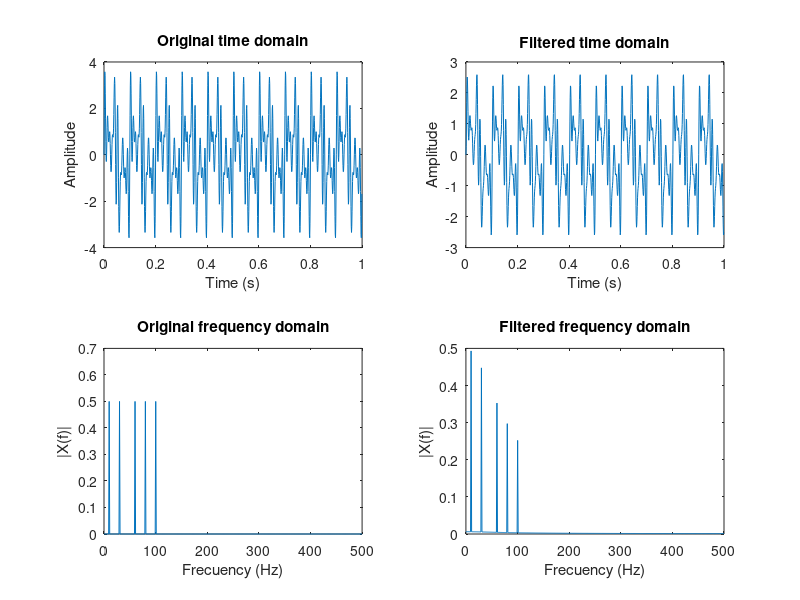

The MATLAB source for this figure:
% Algorithm for a digital filter from the 60Hz cut off frequency low pass
% filter.

% H(z) = (0.3815*z + 0.3815)/(2.3815*z + 1.685);

% Signal:
fs = 1000;
t = 0:1/fs:1-1/fs;
fn = [10,30,60,80,100];
x = 0*t;
for i = 1:length(fn), x = x + sin(2*pi*fn(i)*t); end

% Filtered signal:
y = 0*t;
y(1) = x(1)*0.3815/2.3815;
for n = 2:length(x)
    y(n) = (y(n-1)*1.6185 + x(n)*0.3815 + x(n-1)*0.3815)/2.3815;
end

% FFT:
X = fft(x);
Y = fft(y);
Ie = floor(length(Y)/2);
f = (0:Ie-1)*((fs/2)/(Ie-1));

figure
    subplot(2,2,1)
        plot(t,x)
        xlabel('Time (s)');
        ylabel('Amplitude');
        title('Original time domain')
    subplot(2,2,3)
        plot(f,abs(X(1:Ie))/fs);
        title('Original frequency domain')
        xlabel('Frecuency (Hz)')
        ylabel('|X(f)|')
    subplot(2,2,2)
        plot(t,y)
        xlabel('Time (s)');
        ylabel('Amplitude');
        title('Filtered time domain')
    subplot(2,2,4)
        plot(f,abs(Y(1:Ie))/fs);
        title('Filtered frequency domain')
        xlabel('Frecuency (Hz)')
        ylabel('|X(f)|')